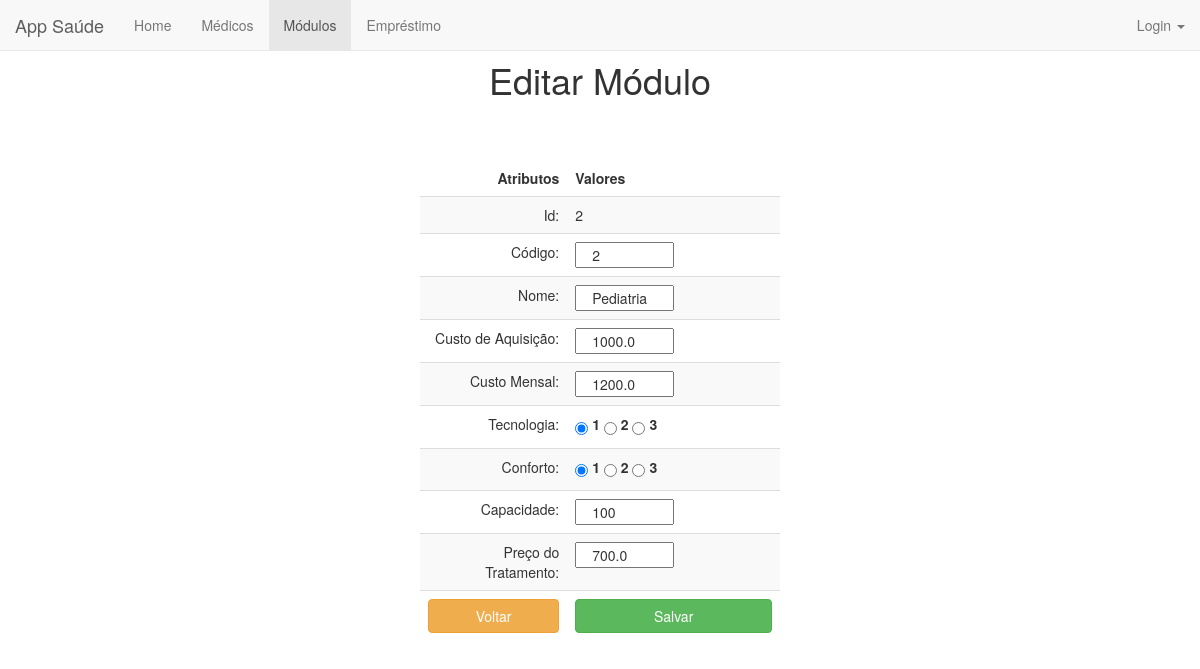
The page /modulo/edit/2/ on the database its author committed.
### modulo/models.py (models this page shows)
class Modulo(models.Model):
    class Meta:
        unique_together = (('codigo', 'nome'),)
    id = models.AutoField(u'id', primary_key=True, unique=True)
    classificacao = ((1, '1'), (2, '2'), (3, '3'))
    codigo = models.IntegerField(validators=[MinValueValidator(1)])
    nome = models.CharField(max_length=200)
    custo_de_aquisicao = models.FloatField(validators=[MinValueValidator(0.0)])
    custo_mensal = models.FloatField(validators=[MinValueValidator(0.0)])
    tecnologia = models.IntegerField(default=1, choices=classificacao)
    conforto = models.IntegerField(default=1, choices=classificacao)
    capacidade = models.IntegerField(validators=[MinValueValidator(1)])
    preco_do_tratamento = models.FloatField(validators=[MinValueValidator(0.0)])

### modulo/views.py (the view)
# urls.py: url(r'^edit/(?P<id>\d+)/$', views.modulo_edit, name='modulo_edit'),
def modulo_edit(request, id):
    modulo = get_object_or_404(Modulo, pk=id)
    form = Modulo_Form(instance=modulo)
    if request.method == 'POST':
        form = Modulo_Form(request.POST, instance=modulo)
        if form.is_valid():
            form.save()
            return HttpResponseRedirect('/modulo')
    return render(request, 'modulo/modulo_edit.html', {'form': form, 'id': id})

### modulo/templates/modulo/modulo_edit.html (shortened to what this page needs)
{% extends 'base.html' %}
{% block modulo %}class="active"{% endblock %}
{% block body %}
    <center><h1>Editar Módulo</h1></center><br>
<form action="." method="POST">{% csrf_token %}
    <div style="width: 30%; position: absolute; top:20%; bottom: 0; left: 0; right: 0; margin: 0 auto;">
        <table class="table table-striped" align="center">
            <thead>
            <tr>
                <td align="right"><b>Atributos</b></td>
                <td align="left"><b>Valores</b></td>
            </tr>
            </thead>
            <tbody>
             <tr>
                <td align="right">Id:</td>
                <td align="left">{{id}}</td>
            </tr>
            <tr>
                <td align="right">Código:</td>
                <td align="left">{{form.codigo}}</td>
            </tr>
            <tr>
                <td align="right">Nome:</td>
                <td align="left">{{form.nome}}</td>
            </tr>
            <tr>
                <td align="right">Custo de Aquisição:</td>
                <td align="left">{{form.custo_de_aquisicao}}</td>
            </tr>
            <tr>
                <td align="right">Custo Mensal:</td>
                <td align="left">{{form.custo_mensal}}</td>
            </tr>
            <tr>
                <td align="right">Tecnologia:</td>
                <td align="left">{% for radio in form.tecnologia %} {{ radio }} {% endfor %}</td>
            </tr>
            <tr>
                <td align="right">Conforto:</td>
                <td align="left">{% for radio in form.conforto %} {{ radio }} {% endfor %}</td>
            </tr>
            <tr>
                <td align="right">Capacidade:</td>
                <td align="left">{{form.capacidade}}</td>
            </tr>
            <tr>
                <td align="right">Preço do Tratamento:</td>
                <td align="left">{{form.preco_do_tratamento}}</td>
            </tr>
            <tr>
                <td align="right"><a  style="text-decoration:none;" href="{% url 'modulo:modulo_index' %}"><button type="button" class="btn btn-warning btn-block" >Voltar</button></a></td>
                <td align="left"><button type="submit" class="btn btn-success btn-block" >Salvar</button></td>
            </tr>
            </tbody>
        </table>
    </div>
</form>
{% endblock body %}

### rows shown on the page
Modulo: codigo "2", nome "Pediatria", custo_de_aquisicao "1000.0", custo_mensal "1200.0", capacidade "100", preco_do_tratamento "700.0"

### other values the page prints
{{ id }} "2"
